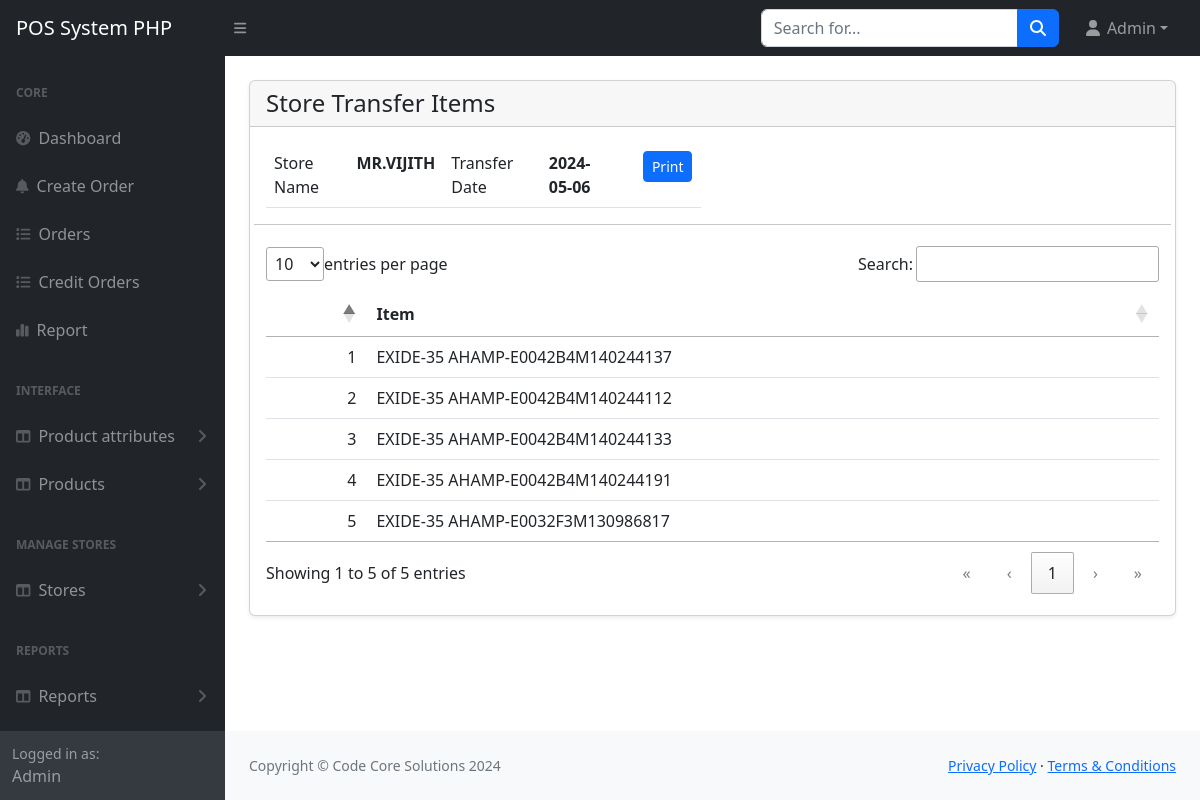
The page /main/admin/store-transfer-view.php?id=1&storeid=2 (signed in) on the database its author committed.
### tables this page shows
CREATE TABLE `stores` (
  `id` int(11) NOT NULL,
  `name` varchar(255) NOT NULL,
  `address` text NOT NULL,
  `phone` varchar(255) DEFAULT NULL,
  `status` varchar(1) NOT NULL DEFAULT '1'
);

CREATE TABLE `transfers` (
  `id` int(11) NOT NULL,
  `date` varchar(255) NOT NULL,
  `store_id` int(11) NOT NULL,
  `comment` text NOT NULL
);

CREATE TABLE `tr_items` (
  `id` int(11) NOT NULL,
  `trans_id` int(11) NOT NULL,
  `prod_id` int(11) NOT NULL
);

CREATE TABLE `brands` (
  `id` int(8) NOT NULL,
  `name` varchar(255) NOT NULL,
  `Description` text DEFAULT NULL
);

CREATE TABLE `type` (
  `id` int(8) NOT NULL,
  `name` varchar(255) NOT NULL,
  `category` varchar(255) NOT NULL,
  `Description` text DEFAULT NULL,
  `buying_price` varchar(255) NOT NULL DEFAULT '0',
  `selling_price` varchar(255) NOT NULL DEFAULT '0',
  `status` int(11) NOT NULL DEFAULT 1,
  `amp` varchar(255) NOT NULL DEFAULT '0',
  `tbatch` varchar(255) DEFAULT '0'
);

CREATE TABLE `products` (
  `id` int(11) NOT NULL,
  `category_id` int(11) NOT NULL,
  `name` varchar(255) NOT NULL,
  `description` mediumtext DEFAULT NULL,
  `price` int(11) NOT NULL,
  `buying_price` int(11) NOT NULL DEFAULT 0,
  `quantity` int(11) NOT NULL,
  `image` varchar(255) DEFAULT NULL,
  `status` tinyint(4) NOT NULL DEFAULT 0 COMMENT '0=Visible; 1=Hidden',
  `exactdate` varchar(255) DEFAULT NULL,
  `created_at` timestamp NOT NULL DEFAULT current_timestamp(),
  `Brand` varchar(255) DEFAULT NULL,
  `Type` varchar(255) DEFAULT NULL
);

### main/admin/store-transfer-view.php (the view)
<?php
    include('includes/header.php');
    $trid = $_GET["id"];
    $storeid = $_GET["storeid"];
    $trq = "SELECT * FROM transfers WHERE id=".$trid.";";
    $trresult = mysqli_query($conn, $trq);
    $trrow = mysqli_fetch_assoc($trresult);
    $sq = "SELECT * FROM stores WHERE id=".$storeid.";";
    $sresult = mysqli_query($conn, $sq);
    $srow = mysqli_fetch_assoc($sresult);
?>
    <main>
        <div class="container-fluid px-4">
            <div class="card mt-4 shadow-sm">
                <div class="card-header">
                    <h4 class="mb-0">Store Transfer Items</h4>
                </div>
                <div class="card-body">
                    <div class="row">
                        <div class="col-md-6">
                            <table class="table">
                                <tr>
                                    <td>Store Name</td>
                                    <th><?php echo $srow["name"]; ?></th>
                                    <td>Transfer Date</td>
                                    <th><?php echo $trrow["date"]; ?></th>
                                    <td></td>
                                    <th><a href="print-transfer.php?id=<?php echo $trid; ?>&storeid=<?php echo $storeid;?>" target="_blank" class="btn btn-primary btn-sm">Print</a></th>
                                </tr>
                            </table>
                        </div>
                        <hr/>
                        <div class="col-md-12">
                            <table class="table" id="type-table">
                                <thead>
                                <tr>
                                    <th></th>
                                    <th>Item</th>
                                </tr>
                                </thead>
                                <tbody>
                                <?php
                                    $q = "SELECT tr_items.prod_id,products.*,`Type`.`name` as 'type_',`Type`.`amp` as 'amp',categories.name as cat,brands.name as brand FROM tr_items LEFT JOIN products ON tr_items.prod_id = products.id  LEFT JOIN `type` ON `type`.`id` = products.`Type` LEFT JOIN categories ON categories.id=products.category_id LEFT JOIN brands ON brands.id=categories.brand_id WHERE tr_items.trans_id = ".$trid."; ";
                                    $result = mysqli_query($conn, $q);
                                    $i = 1;
                                    while ($row = mysqli_fetch_assoc($result)) {
                                       echo "<tr><td>".$i."</td><td>" . $row['brand'] . "-" . $row['amp'] . "AMP-" . $row['name'] . "</td></tr>";
                                       $i++;
                                    }
                                ?>
                                </tbody>
                            </table>
                        </div>
                    </div>
                </div>
            </div>
        </div>
    </main>
<?php
include('includes/footer.php');
?>

### main/admin/assets/js/DataTables/datatables.css (style rules this page uses)
:root { --dt-row-selected: 13, 110, 253; --dt-row-selected-text: 255, 255, 255; --dt-row-selected-link: 9, 10, 11; --dt-row-stripe: 0, 0, 0; --dt-row-hover: 0, 0, 0; --dt-column-ordering: 0, 0, 0; --dt-html-background: white; }
table.dataTable thead > tr > th.dt-orderable-asc, table.dataTable thead > tr > th.dt-orderable-desc, table.dataTable thead > tr > th.dt-ordering-asc, table.dataTable thead > tr > th.dt-ordering-desc, table.dataTable thead > tr > td.dt-orderable-asc, table.dataTable thead > tr > td.dt-orderable-desc, table.dataTable thead > tr > td.dt-ordering-asc, table.dataTable thead > tr > td.dt-ordering-desc { position: relative; padding-right: 30px; }
table.dataTable thead > tr > th.dt-orderable-asc, table.dataTable thead > tr > th.dt-orderable-desc, table.dataTable thead > tr > td.dt-orderable-asc, table.dataTable thead > tr > td.dt-orderable-desc { cursor: pointer; }
table.dataTable th, table.dataTable td { box-sizing: border-box; }
table.dataTable th.dt-type-numeric, table.dataTable th.dt-type-date, table.dataTable td.dt-type-numeric, table.dataTable td.dt-type-date { text-align: right; }
table.dataTable thead th, table.dataTable thead td, table.dataTable tfoot th, table.dataTable tfoot td { text-align: left; }
table.dataTable { width: 100%; margin: 0 auto; border-spacing: 0; }
table.dataTable thead th, table.dataTable tfoot th { font-weight: bold; }
table.dataTable > thead > tr > th, table.dataTable > thead > tr > td { padding: 10px; border-bottom: 1px solid rgba(0, 0, 0, 0.3); }
table.dataTable > tbody > tr { background-color: transparent; }
table.dataTable > tbody > tr:first-child > * { border-top: none; }
table.dataTable > tbody > tr:last-child > * { border-bottom: none; }
table.dataTable > tbody > tr > th, table.dataTable > tbody > tr > td { padding: 8px 10px; }
div.dt-container.dt-empty-footer tbody > tr:last-child > * { border-bottom: 1px solid rgba(0, 0, 0, 0.3); }

### rows shown on the page
stores: name "MR.VIJITH"
transfers: date "2024-05-06"
tr_items: brands.name "EXIDE", type.amp "35 AH", products.name "E0042B4M140244137"
tr_items: brands.name "EXIDE", type.amp "35 AH", products.name "E0042B4M140244112"
tr_items: brands.name "EXIDE", type.amp "35 AH", products.name "E0042B4M140244133"
tr_items: brands.name "EXIDE", type.amp "35 AH", products.name "E0042B4M140244191"
tr_items: brands.name "EXIDE", type.amp "35 AH", products.name "E0032F3M130986817"

### other values the page prints
$_SESSION['loggedInUser']['name'] "Admin"
